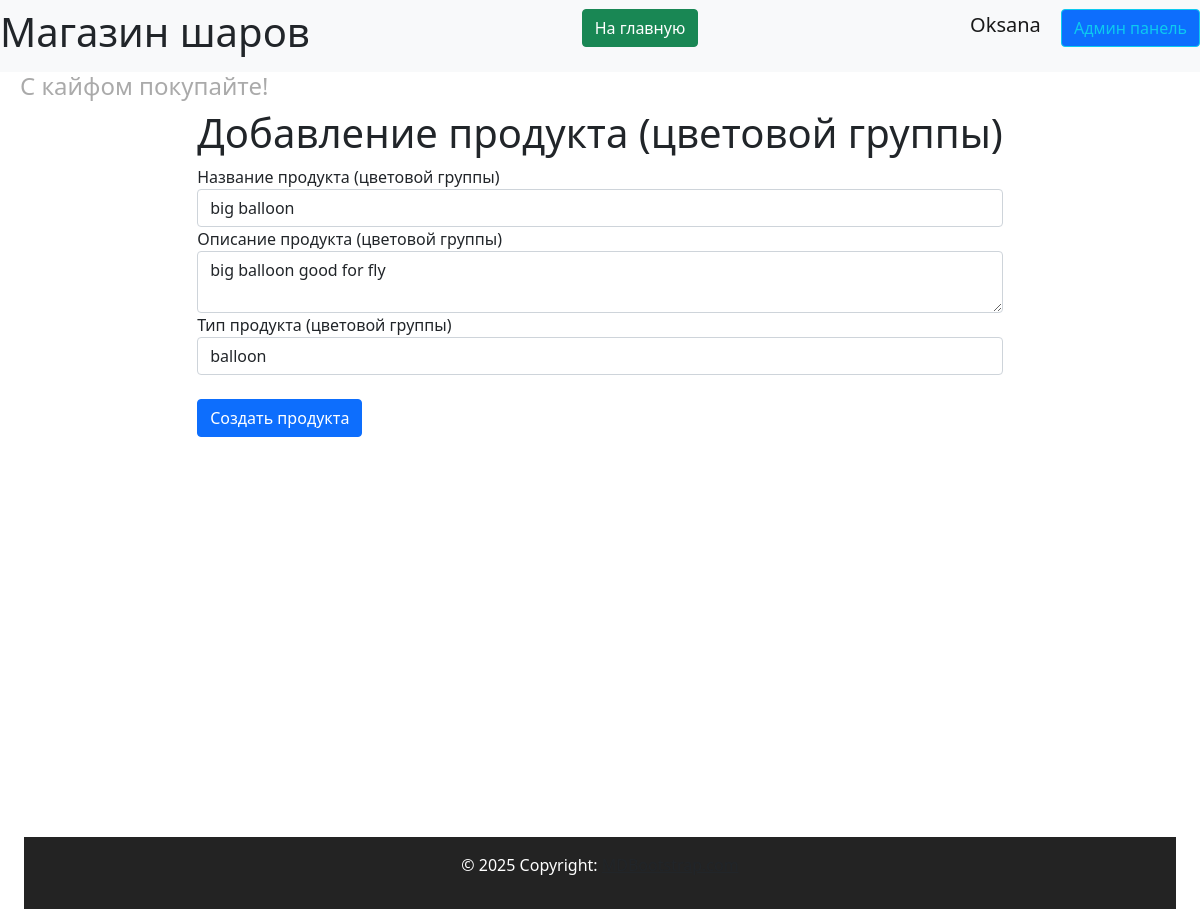
The page /admin/edit-productgroup/1 (signed in) on the database its author committed.
### data/users.py (models this page shows, shortened)
class User(SqlAlchemyBase, UserMixin, SerializerMixin):
    __tablename__ = 'users'
    id = sqlalchemy.Column(sqlalchemy.Integer,
                           primary_key=True, autoincrement=True)
    name = sqlalchemy.Column(sqlalchemy.String, nullable=True)
    tel = sqlalchemy.Column(sqlalchemy.String, nullable=True)
    email = sqlalchemy.Column(sqlalchemy.String,
                              index=True, unique=True, nullable=True)
    hashed_password = sqlalchemy.Column(sqlalchemy.String, nullable=True)
    created_date = sqlalchemy.Column(sqlalchemy.DateTime,
                                     default=datetime.datetime.now)
    basket = sqlalchemy.Column(sqlalchemy.String, default='{}')
    admin = sqlalchemy.Column(sqlalchemy.Boolean, default=False)
    tg_id = sqlalchemy.Column(sqlalchemy.String, nullable=True)
    confirmed = sqlalchemy.Column(sqlalchemy.Boolean, default=False)
    address = sqlalchemy.Column(sqlalchemy.String, nullable=True)
    orders = orm.relationship("Order", back_populates='user')

### data/products_group.py (models this page shows, shortened)
class ProductGroup(SqlAlchemyBase, SerializerMixin):
    __tablename__ = 'product_group'
    id = sqlalchemy.Column(sqlalchemy.Integer,
                           primary_key=True, autoincrement=True)
    title = sqlalchemy.Column(sqlalchemy.String, nullable=True)
    description = sqlalchemy.Column(sqlalchemy.String, nullable=True)
    type = sqlalchemy.Column(sqlalchemy.Integer, sqlalchemy.ForeignKey("types.id"))
    type_relation = orm.relationship('Types')
    products = orm.relationship("Products", back_populates='product_group')

### server.py (the view, shortened to what this page needs)
@app.route('/admin/edit-productgroup/<int:id>', methods=['GET', 'POST'])
@login_required
def edit_product_group(id):
    db_sess = db_session.create_session()
    types = db_sess.query(Types).all()
    types_data = []
    for i in types:
        types_data.append((i.id, i.title))
    db_sess = db_session.create_session()
    productgroup = db_sess.query(ProductGroup).filter(ProductGroup.id == id).first()
    if not productgroup:
        return ("Такого продукта нет")
    form = ProductGroupForm(types=types_data, type=int(productgroup.type))
    if request.method == "GET":
        if productgroup:
            form.title.data = productgroup.title
            form.description.data = productgroup.description
            form.type.data = productgroup.type
        else:
            abort(404)
    db_sess = db_session.create_session()
    data = {'change': '1'}
    return render_template('pages/admin_add_products_group.html',
                           title='Редактирование Продукта',
                           form=form, data=data
                           )

### forms/products.py
class ProductGroupForm(FlaskForm):
    title = StringField('Название продукта (цветовой группы)', validators=[DataRequired()])
    description = TextAreaField('Описание продукта (цветовой группы)', validators=[DataRequired()])
    type = SelectField('Тип продукта (цветовой группы)', coerce=int, choices=[(-1, 'Если необходимо создайте тип')])
    submit = SubmitField('Создать продукта')
    def __init__(self, *args, types=[], **kwargs):
        super().__init__(*args, **kwargs)
        self.type.choices = types

### data/db_session.py (called while the page is built)
def create_session() -> Session:
    global __factory
    return __factory()

### server.py (called while the page is built)
@login_manager.user_loader
def load_user(user_id):
    db_sess = db_session.create_session()
    return db_sess.query(User).get(user_id)

### templates/pages/admin_add_products_group.html (shortened to what this page needs)
{% extends "base.html" %}
{% block content %}
<h1>Добавление продукта (цветовой группы)</h1>
<form action="" method="post" enctype="multipart/form-data">
    {% for field in form if field.name not in ['csrf_token', 'submit'] %}
    <div>
        {{ field.label() }}
        {{ field(class="form-control")}}
    </div>
    {% endfor %}
    <br>
    <p>{{ form.submit(type="submit", class="btn btn-primary") }}</p>
</form>
{% endblock %}

### templates/includes/header.html
<header>
    <nav class="navbar navbar-light bg-light">
        <h1> Магазин шаров</h1>
        <p align="right">
            <a href="/index" class="btn btn-success"> На главную </a>
        </p>
        {% if current_user.is_authenticated %}
        <p align="right">
            <a class="navbar-brand" href="/logout">{{ current_user.name }}</a>
            {% if current_user.admin%}
            <a class="btn btn-primary btn btn-outline-info mr-2" href="/admin/products">Админ панель</a>
            {% endif %}
            {% else %}
        <p align="right">
            <a class="btn btn-primary " href="/register">Зарегистрироваться</a>
            <a class="btn btn-success" href="/login">Войти</a>
        </p>
        {% endif %}
    </nav>
    <h4 align="left">С кайфом покупайте!</h4>
</header>

### static/css/header.css (style rules this page uses)
:root { --main-color: #0179FA; --second-color: white; }

### static/css/footer.css (style rules this page uses)
:root { --main-color: #111111; --second-color: white; }

### static/css/style.css (style rules this page uses)
:root { --main-color: #0179FA; --second-color: #ffffff; --thirdly_color: #629ee3; }
body { background-color: var(--second-color); }

### static/css/mystyle.css (style rules this page uses)
html { --firstly-color: white; --secondary-color: rgba(91, 82, 212, 0.837); --thirdly-color: rgb(99, 96, 105); --fourly-color: rgb(144, 182, 242); --black: rgb(35, 35, 35); --dark-blue: #12191D; --white: #FFFFFF; --green: #33FF00; --caribbean: #00E197; --light-green: #8EEF8C; --turquoise: #12EEFF; --pink: #F053D5; --red: #FE785A; --gray-900: #0C1114; --gray-700: #242A2C; --gray-650: #495257; --gray-600: #424B4F; --gray-500: #495257; --gray-300: #8D979E; --gray-200: #ACB4B9; --gray-150: #AEB6BB; --gray-100: #EEF1F3; --gray-50: #F6F8F9; }
h4 { padding-left: 20px; color: #aaaaaa; }
body { margin: 0; padding: 0; text-align: center; }

### rows shown on the page
User: name "Oksana"
ProductGroup: title "big balloon" "big balloon good for fly" "balloon"

### other values the page prints
{{ field.label() }} "Название продукта (цветовой группы)" "Описание продукта (цветовой группы)" "Тип продукта (цветовой группы)"
